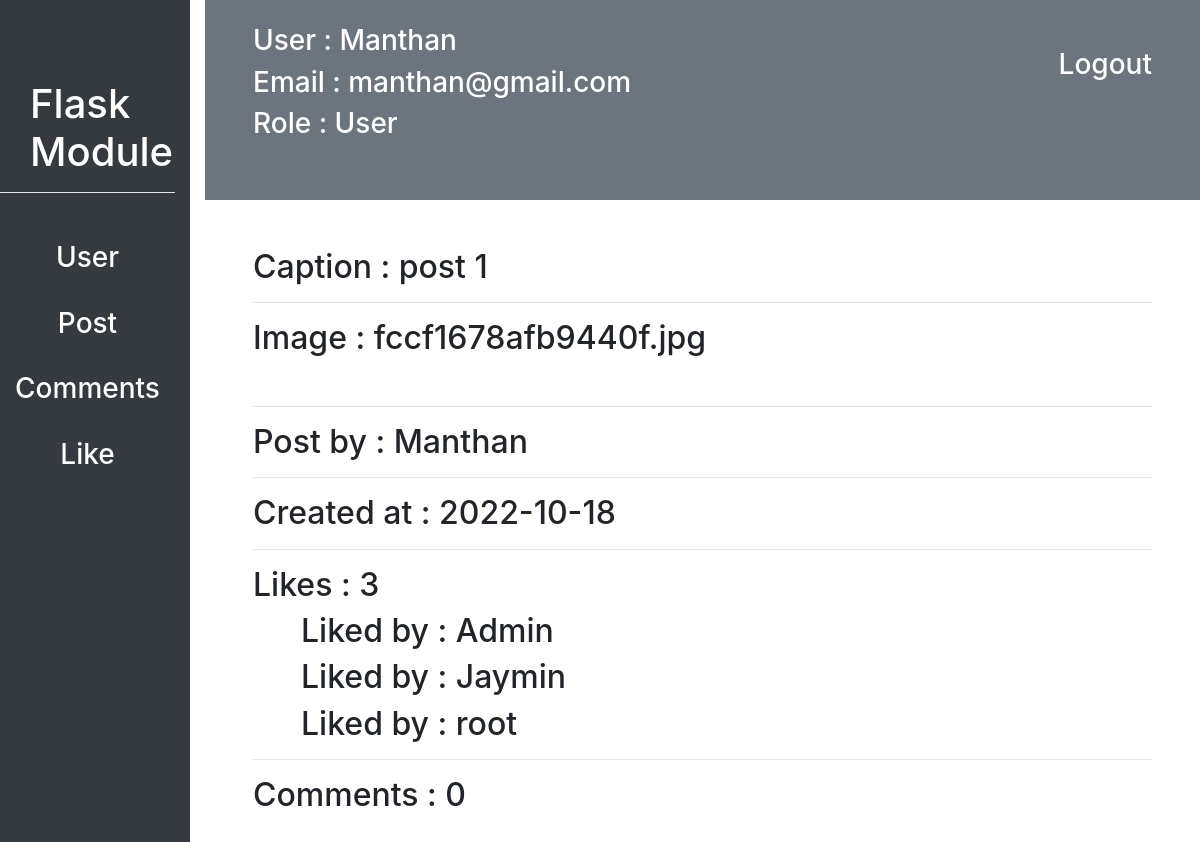
The page /customadmin/post/7/post_detail (signed in) on the database its author committed.
### flask_module/user/models.py (models this page shows, shortened)
class User(db.Model, UserMixin):
    id = db.Column(db.Integer, primary_key=True)
    username = db.Column(db.String(20), unique=True, nullable=False)
    email = db.Column(db.String(30), unique=True, nullable=False)
    profile_picture = db.Column(db.String(70), nullable=False, default="defualt_img.jpg")
    password = db.Column(db.String(15), nullable=False)
    like = db.relationship("Likes", backref="user", lazy=True, cascade = "all, delete, delete-orphan", )
    post = db.relationship("Post", backref="user", lazy=True, cascade = "all, delete, delete-orphan", )
    comment = db.relationship("Comments", backref="user", lazy=True, cascade = "all, delete, delete-orphan", )
    following = db.relationship("User",
                    secondary=connected_user,
                    primaryjoin=id==connected_user.c.parent_id,
                    secondaryjoin=id==connected_user.c.children_id,
                    backref="followed_by")
    role_id = db.Column(db.Integer, db.ForeignKey("role.id"), nullable=False)

class Role(db.Model):
    id = db.Column(db.Integer, primary_key=True)
    name = db.Column(db.String(20), unique=True, nullable=False)
    user = db.relationship("User", backref="role")

### flask_module/posts/models.py (models this page shows, shortened)
class Post(db.Model):
    id = db.Column(db.Integer, primary_key=True)
    image = db.Column(db.String(70), nullable=False)
    caption = db.Column(db.String(20), nullable=False)
    created_at = db.Column(db.DateTime, nullable=False, default=datetime.now())
    user_id = db.Column(db.Integer, db.ForeignKey("user.id"), nullable=False)
    comment = db.relationship("Comments", backref="post", lazy=True, cascade = "all, delete, delete-orphan", )
    likes = db.relationship("Likes", backref="post", lazy=True, cascade = "all, delete, delete-orphan", )

class Likes(db.Model):
    id = db.Column(db.Integer, primary_key=True)
    user_id = db.Column(db.Integer, db.ForeignKey("user.id"), nullable=False)
    post_id = db.Column(db.Integer, db.ForeignKey("post.id"), nullable=False)

### flask_module/customadmin/posts/routes.py (the view)
@posts.route("/<int:post_id>/post_detail")
@login_required
def post_detail(post_id):
    post = Post.query.filter_by(id=int(post_id)).first()
    return render_template("customadmin/posts/post_detail.html", post=post)

### flask_module/customadmin/utiles.py (called while the page is built)
def login_required(f):
    @wraps(f)
    def decorated_function(*args, **kwargs):
        if current_user.is_authenticated is False:
            return redirect(url_for('customadmin.login'))
        return f(*args, **kwargs)
    return decorated_function

### flask_module/user/models.py (called while the page is built)
@login_manager.user_loader
def load_user(user_id):
    return User.query.filter_by(id=int(user_id)).first()

### flask_module/templates/customadmin/posts/post_detail.html (shortened to what this page needs)
{% extends "customadmin/dashboard.html" %}
{% block contant %}
<div class="m-5">
    <h2>Caption : {{post.caption}}</h2>
    <hr>
    <h2>Image : {{post.image}}</h2>
    <hr>
    <h2>Post by : {{post.user.username}}</h2>
    <hr>
    <h2>Created at : {{post.created_at.strftime('%Y-%m-%d')}}</h2>
    <hr>
    <h2>Likes : {{post.likes|length}}</h2>
    {% for like in post.likes %}
        <h2 class="ml-5">Liked by : {{like.user.username}}</h2>
    {% endfor %}
    <hr>
    <h2>Comments : {{post.comment|length}}</h2>
</div>
{% endblock contant %}

### flask_module/templates/customadmin/dashboard.html (shortened to what this page needs)
<!DOCTYPE html>
<html lang="en">
<head>
    <link rel="stylesheet" href="{{ url_for('static', filename='css/bootstrap.css') }}">
    <link rel="stylesheet" href="{{url_for('static', filename="css/datatable.css")}}">
    <link rel="stylesheet" href="{{url_for('static', filename="css/datatable.min.css")}}">
</head>
<body>
    <div class="row" id="sidebar">
        <div class="col bg-dark">
            <div id="module-title">
                <h1 class="text-white">Flask Module</h1>
            </div>
            <hr style="background: white">
            <div class="mt-5 text-center">
                <a href="{{url_for('customadmin.dashboard', username=current_user.username)}}"><h3 class="text-white">User</h3></a><br>
                <a href="{{url_for('customadmin.post.post_list')}}"><h3 class="text-white">Post</h3></a><br>
                <a href="{{url_for('customadmin.comment.comments_list')}}"><h3 class="text-white">Comments</h3></a><br>
                <a href="{{url_for('customadmin.like.like_list')}}"><h3 class="text-white">Like</h3></a><br>
            </div>
        </div>
        <div class="col-10">
            <div id="navbar" class="bg-secondary">
                <a href="{{url_for('customadmin.logout')}}"><h3 class="float-right px-5 pt-5 text-white">Logout</h3></a>
                <h3 class="text-white pt-4 px-5">User : {{current_user.username}}</h3>
                <h3 class="text-white px-5">Email : {{current_user.email}}</h3>
                <h3 class="text-white px-5">Role : {{current_user.role.name}}</h3>
            </div>
            {% block contant %}{% endblock contant %}
        </div>
    </div>
</body>
</html>

### flask_module/templates/customadmin/dashboard.html (style rules this page uses)
#sidebar { height: 900px; }
#module-title { margin-top: 80px; margin-left: 30px; }
#navbar { height: 200px; }

### rows shown on the page
User: username "Manthan", email "manthan@gmail.com", user.username "Manthan"
Role: role.name "User"
Post: caption "post 1", image "fccf1678afb9440f.jpg", created_at "2022-10-18"
Likes: user.username "Admin"
Likes: user.username "Jaymin"
Likes: user.username "root"

### other values the page prints
{{ post.likes|length }} "3"
{{ post.comment|length }} "0"
